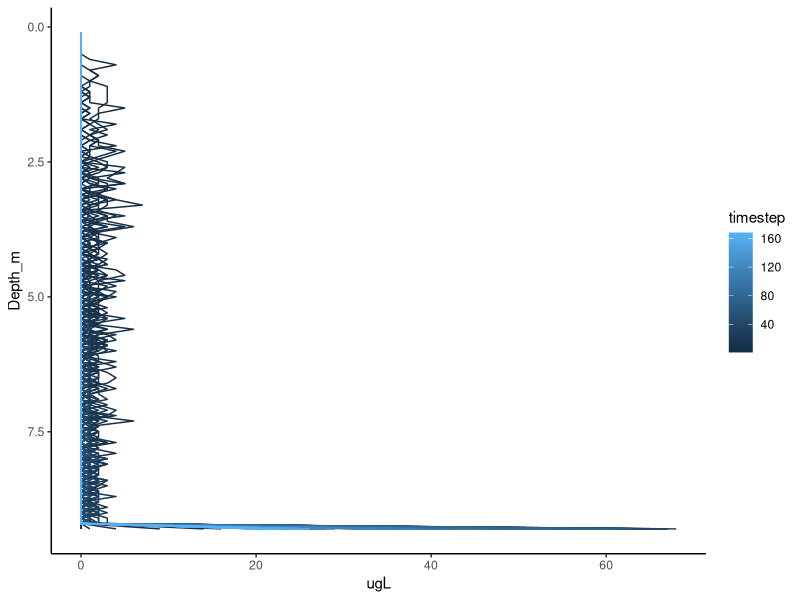
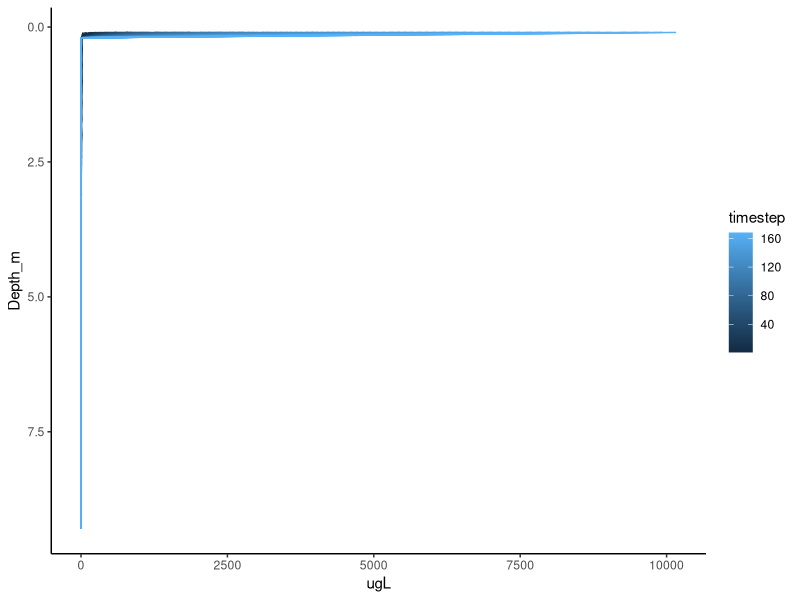
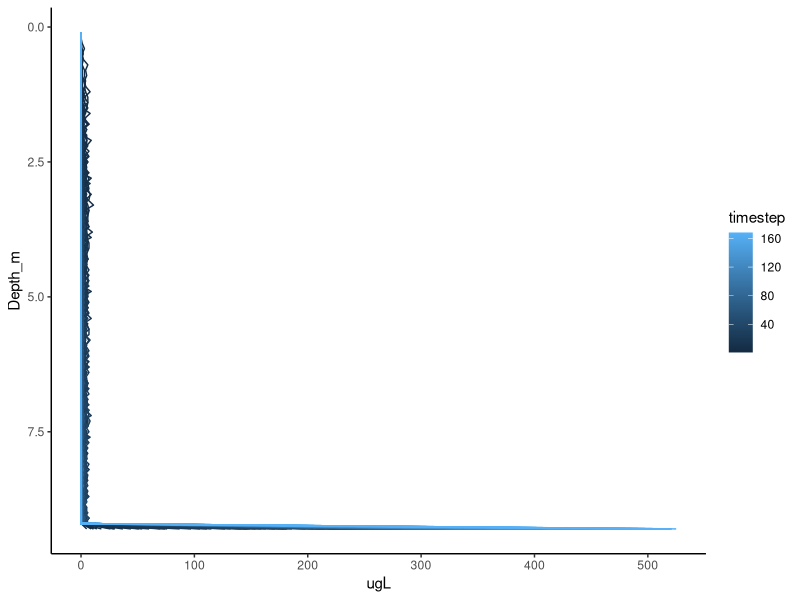

These figures' R source, in order:
## ---- chunk 1
# =============================================================================
# Load packages
# =============================================================================
library(tidyverse)


## ---- chunk 2
# =============================================================================
# Movement function
# =============================================================================
movement <- function(inds, yloc = 2, ymax = 9.3){
  
  total_inds <- dim(inds)[1]
  
  cell_diam <- inds[,3] # Get the cell diameters of all individuals
  cell_dens <- inds[,4] # Get the cell diameters of all individuals
  cell_shape <- inds[,5] # Get the cell diameters of all individuals

  env[,3] <- (999.83952 + 16.945176*env[,1] - 0.0079870401*env[,1]^2 - 0.000046170461*env[,1]^3 + 0.00000010556302*env[,1]^4 - 0.00000000028054253*env[,1]^5) / (1 + 0.016879850*env[,1]) #Kell equation for water density (Kell, 1975)
  env[,4] <- (10^(((20 - env[,1])/(env[,1] + 96))*(1.2364 - 0.00137*(20 - env[,1]) + 0.0000057*(20 - env[,1])^2)))*1000 #this actually calculates the ratio of viscosity at target temp/viscosity at 20 degrees C, but viscosity at 20 degrees C is ~ 1
  w_s <- NULL
  
  for(j in 1:total_inds){
      
    #the issue is that for some reason it's not recognizing when the yloc matches the depth in the environment - why???
    curr_dens <- env[which(env[,2] == round(inds[j,2],1)),3]
    curr_visc <- env[which(env[,2] == round(inds[j,2],1)),4]

    curr_w_s <- (9.8081*cell_diam[j]^2*(cell_dens[j] - curr_dens))/(18*cell_shape[j]*curr_visc) # Define the velocity given cell diameter, density, and shape
    
    w_s <- c(w_s, curr_w_s)
    
    }
    
  y_move       <- (w_s/100000)*60*60 # Calculate total distance moved over an hour
  
  inds[, yloc] <- inds[, yloc] + y_move;
  # =========   The reflecting boundary is added below
    for(i in 1:total_inds){ 
        if(inds[i, yloc] > ymax){         # If it moved past the maximum depth
            inds[i, yloc] <- ymax;        # Then move it back to the maximum depth
        }
        if(inds[i, yloc] < 0.1){            # If it moved below 0.1 (above surface)
            inds[i, yloc] <- 0.1;           # Then move it back to 0.1 (surface)
        }
    } 
    # =========  Now all individuals should stay on the landscape
    return(inds);
}
## ---- chunk 3
# =============================================================================
# Birth function
# =============================================================================
## define traits for PFTs
traits_lst <- list(
  #create cell diameter trait
  min_diam.d = 10, # 10 um 
  max_diam.d = 25, # 25 um in meters
  
  min_diam.c = 10, # 10 um 
  max_diam.c = 25, # 25 um in meters
  
  min_diam.g = 10, # 10 um 
  max_diam.g = 25, # 25 um in meters

  #create cell density trait
  min_dens.d = 1070, # In range for diatoms
  max_dens.d = 1130, # To make sure they all sink
  
  min_dens.c = 920, # In range for cyanos
  max_dens.c = 980, # To make sure they all float
  
  min_dens.g = 1020, # In range for chlorophytes
  max_dens.g = 1080, # To make sure they all sink
  
  #create cell shape trait
  shape.d = 1, # make them all spherical for now
  
  shape.c = 1, # make them all spherical for now
  
  shape.g = 1, # make them all spherical for now
  
  #create temperature sensitivity traits
  Tmin = c(4,4,4),
  Topt = c(20,23,15),
  Tmax = c(26,30,20)
)

birth <- function(inds, repr_col = 7, traits = traits_lst){
    total_inds       <- dim(inds)[1]; # Get the number of individuals in inds
    ind_cols         <- dim(inds)[2]; # Total inds columns
    
    #unpack traits
    min_diam.d = traits$min_diam.d
    max_diam.d = traits$max_diam.d
    min_diam.c = traits$min_diam.c
    max_diam.c = traits$max_diam.c
    min_diam.g = traits$min_diam.g
    max_diam.g = traits$max_diam.g
    min_dens.d = traits$min_dens.d
    max_dens.d = traits$max_dens.d
    min_dens.c = traits$min_dens.c
    max_dens.c = traits$max_dens.c
    min_dens.g = traits$min_dens.g
    max_dens.g = traits$max_dens.g
    shape.d = traits$shape.d
    shape.c = traits$shape.c
    shape.g = traits$shape.g
    Tmin = traits$Tmin
    Topt = traits$Topt
    Tmax = traits$Tmax
    
    ###Temp-dependent growth
    for(i in 1:total_inds){
      
      #get water temp where individual is located
      TEMP <- env[which(env[,2] == round(inds[i,2],1)),1]
      
      if(inds[i,1] == 1){ #diatoms
    fT = ((TEMP - Tmin[1]) / (Topt[1] - Tmin[1])) *((Tmax[1] - TEMP) / (Tmax[1] - Topt[1])) ^((Tmax[1] - Topt[1]) / (Topt[1] - Tmin[1]))
  if(fT < 0 | is.na(fT)){fT <- 0}
      }
      
      if(inds[i,1] == 2){ #cyanos
    fT = ((TEMP - Tmin[2]) / (Topt[2] - Tmin[2])) *((Tmax[2] - TEMP) / (Tmax[2] - Topt[2])) ^((Tmax[2] - Topt[2]) / (Topt[2] - Tmin[2]))
  if(fT < 0 | is.na(fT)){fT <- 0}
      }
      
      if(inds[i,1] == 3){ #green algae
    fT = ((TEMP - Tmin[3]) / (Topt[3] - Tmin[3])) *((Tmax[3] - TEMP) / (Tmax[3] - Topt[3])) ^((Tmax[3] - Topt[3]) / (Topt[3] - Tmin[3]))
  if(fT < 0 | is.na(fT)){fT <- 0}
      }
      
    inds[i, repr_col] <- rbinom(n = 1, size = 1, prob = fT/24) 

    }
    
    #make array for offspring
    new_inds <- array(data = 0, dim = c(0, ind_cols))
    
    #figure out how many offspring of each PFT per depth
    for(j in 1:length(env[,2])){
      
    total_off_d <- sum(inds[which(inds[,1] == 1 & round(inds[,2],1) == env[j,2]), repr_col])
    total_off_c <- sum(inds[which(inds[,1] == 2 & round(inds[,2],1) == env[j,2]), repr_col])
    total_off_g <- sum(inds[which(inds[,1] == 3 & round(inds[,2],1) == env[j,2]), repr_col])

    # ---- We now have the total number of new offspring for each PFT at this depth; now add traits
    
    #diatoms
    temp.df.d <- array(data = 0, dim = c(total_off_d, ind_cols))
    temp.df.d[,1] <- 1 #placeholder for taxon ID or some other trait
  temp.df.d[,2] <- env[j,2]
  temp.df.d[,3] <- runif(dim(temp.df.d)[1], min = min_diam.d, max = max_diam.d)
  temp.df.d[,4] <- runif(dim(temp.df.d)[1], min = min_dens.d, max = max_dens.d)
  temp.df.d[,5] <- shape.d
  
    #cyanos
    temp.df.c <- array(data = 0, dim = c(total_off_c, ind_cols))
    temp.df.c[,1] <- 2 #placeholder for taxon ID or some other trait
  temp.df.c[,2] <- env[j,2]
  temp.df.c[,3] <- runif(dim(temp.df.c)[1], min = min_diam.c, max = max_diam.c)
  temp.df.c[,4] <- runif(dim(temp.df.c)[1], min = min_dens.c, max = max_dens.c)
  temp.df.c[,5] <- shape.c
    
    #green algae
    temp.df.g <- array(data = 0, dim = c(total_off_g, ind_cols))
    temp.df.g[,1] <- 3 #placeholder for taxon ID or some other trait
  temp.df.g[,2] <- env[j,2]
  temp.df.g[,3] <- runif(dim(temp.df.g)[1], min = min_diam.g, max = max_diam.g)
  temp.df.g[,4] <- runif(dim(temp.df.g)[1], min = min_dens.g, max = max_dens.g)
  temp.df.g[,5] <- shape.g
  
  temp.df <- rbind(temp.df.d, temp.df.c, temp.df.g)
  new_inds <- rbind(new_inds, temp.df)
    }
    
    # ---- Our new offspring can now be attached in the inds array
    inds <- rbind(inds, new_inds);
    return(inds);
}
## ---- chunk 4
# =============================================================================
# Death function
# =============================================================================
death <- function(inds, dcol = 6, yloc = 2, ymax = 9.3, pft = 1,
                  graze_d = 0.8/24, graze_c = 0.4/24, graze_g = 0.6/24){
  total_inds <- dim(inds)[1] # Get the number of individuals in inds
  
  for(i in 1:total_inds){ 

    if(inds[i, yloc] >= ymax){# If it moved to or past the maximum depth
      inds[i, dcol] <- 1;        # Then it dies
    }
    # Conduct bernoulli draws for death based on grazing rates for individual pfts
    if(inds[i, pft] == 1){ 
      inds[i, dcol] <- rbinom(1, 1, graze_d)
    }
    if(inds[i, pft] == 2){
      inds[i, dcol] <- rbinom(1, 1, graze_c)
    }
    if(inds[i, pft] == 3){
      inds[i, dcol] <- rbinom(1, 1, graze_g)
    }
  }
  
  inds            <- inds[inds[, 6] == 0,]; # Retain living

    return(inds);
}
## ---- chunk 5
# =============================================================================
# Simulate phytoplankton dynamics
# =============================================================================
# ----- Initialise individuals (phytos)

fp <- read_csv("./data/FluoroProbe_2018-08-02_FCR_50.csv")

# Create inds by looping through each depth increment and then creating that number of individuals at that depth based on ug/L
depths <- seq(from = 0.1, to = 9.3, by = 0.1)

inds <- array(data = 0, dim = c(0, 7))

for(i in 1:length(depths)){
  
  #isolate a particular depth
  temp <- fp[i,]
  
  #create cell diameter trait
  min_diam.d = 10 # 10 um 
  max_diam.d = 25 # 25 um in meters
  
  min_diam.c = 10 # 10 um 
  max_diam.c = 25 # 25 um in meters
  
  min_diam.g = 10 # 10 um 
  max_diam.g = 25 # 25 um in meters

  #create cell density trait
  min_dens.d = 1070 # In range for diatoms
  max_dens.d = 1130 # To make sure they all sink
  
  min_dens.c = 920 # In range for cyanos
  max_dens.c = 980 # To make sure they all float
  
  min_dens.g = 1020 # In range for chlorophytes
  max_dens.g = 1080 # To make sure they all sink
  
  #create cell shape trait
  shape.d = 1 # make them all spherical for now
  
  shape.c = 1 # make them all spherical for now
  
  shape.g = 1 # make them all spherical for now

  #populate depths with traits
  temp.df.d <- array(data = 0, dim = c(round(temp$BrownAlgae_ugL,0),7))
  temp.df.d[,1] <- 1 #placeholder for taxon ID or some other trait
  temp.df.d[,2] <- depths[i]
  temp.df.d[,3] <- runif(dim(temp.df.d)[1], min = min_diam.d, max = max_diam.d)
  temp.df.d[,4] <- runif(dim(temp.df.d)[1], min = min_dens.d, max = max_dens.d)
  temp.df.d[,5] <- shape.d

  temp.df.c <- array(data = 0, dim = c(round(temp$Bluegreens_ugL,0),7))
  temp.df.c[,1] <- 2 #placeholder for taxon ID or some other trait
  temp.df.c[,2] <- depths[i]
  temp.df.c[,3] <- runif(dim(temp.df.c)[1], min = min_diam.c, max = max_diam.c)
  temp.df.c[,4] <- runif(dim(temp.df.c)[1], min = min_dens.c, max = max_dens.c)
  temp.df.c[,5] <- shape.c
  
  temp.df.g <- array(data = 0, dim = c(round(temp$GreenAlgae_ugL,0),7))
  temp.df.g[,1] <- 3 #placeholder for taxon ID or some other trait
  temp.df.g[,2] <- depths[i]
  temp.df.g[,3] <- runif(dim(temp.df.g)[1], min = min_diam.g, max = max_diam.g)
  temp.df.g[,4] <- runif(dim(temp.df.g)[1], min = min_dens.g, max = max_dens.g)
  temp.df.g[,5] <- shape.g
  
  temp.df <- rbind(temp.df.d, temp.df.c, temp.df.g)

  inds <- rbind(inds, temp.df)
}

colnames(inds) <- c("PFG","yloc","cell_diam","cell_dens","cell_shape","dcol","repr")
## ---- chunk 6
# ----- Initialise environment (water temperature)

env <- array(data = 0, dim = c(length(depths),4))
  # env[,1] <- 5 #water temperature;  no stratification
  env[,1] <- c(rev(seq(from = 15, to = 20, by = ((20-15)/(40-1)))),
               rev(seq(from = 12, to = 15, by = ((15-12)/(10-1)))),
               rev(seq(from = 10, to = 12, by = ((12-10)/(43-1))))) #water temperature; stronger stratification
  # env[,1] <- c(rev(seq(from = 13, to = 15, by = ((15-13)/(40-1)))),
  #              rev(seq(from = 11, to = 13, by = ((13-11)/(10-1)))),
  #              rev(seq(from = 10, to = 11, by = ((11-10)/(43-1))))) #water temperature; weaker stratification
  env[,2] <- round(depths,1)
colnames(env) <- c("wt","yloc","dens","visc")
## ---- chunk 7
# ---- Start the simulation as before
ts         <- 0;
time_steps <- 24*7;
inds_hist  <- NULL;
start_time <- Sys.time()
while(ts < time_steps){
    inds            <- movement(inds); 
    inds            <- birth(inds);
    inds            <- death(inds);
    ts              <- ts + 1; 
    inds_hist[[ts]] <- inds;
    print(ts)
    print(length(inds[,1]))
}
end_time <- Sys.time()
run_time = end_time - start_time
print(run_time)
## ---- chunk 8
# =============================================================================
# Print the results
# =============================================================================
ind_yloc <- NULL
ind_yloc[[1]] <- array(data = NA, dim = c(time_steps,length(depths)+1))
colnames(ind_yloc[[1]]) <- c("timestep",depths)

ind_yloc[[2]] <- array(data = NA, dim = c(time_steps,length(depths)+1))
colnames(ind_yloc[[2]]) <- c("timestep",depths)

ind_yloc[[3]] <- array(data = NA, dim = c(time_steps,length(depths)+1))
colnames(ind_yloc[[3]]) <- c("timestep",depths)

for(i in 1:time_steps){
  for(j in 1:length(depths)){
    
    #diatom
    ind_yloc[[1]][i, 1] <- i;                      # Save the time step
    ind_yloc[[1]][i, j+1] <- length(inds_hist[[i]][which(round(inds_hist[[i]][,2],1) == round(depths[j],1) & inds_hist[[i]][,1] == 1),1]); # Save the number of individuals at each depth
    
    #cyano
    ind_yloc[[2]][i, 1] <- i;                      # Save the time step
    ind_yloc[[2]][i, j+1] <- length(inds_hist[[i]][which(round(inds_hist[[i]][,2],1) == round(depths[j],1) & inds_hist[[i]][,1] == 2),1]); # Save the number of individuals at each depth
    
    #green
    ind_yloc[[3]][i, 1] <- i;                      # Save the time step
    ind_yloc[[3]][i, j+1] <- length(inds_hist[[i]][which(round(inds_hist[[i]][,2],1) == round(depths[j],1) & inds_hist[[i]][,1] == 3),1]); # Save the number of individuals at each depth
    
  }
}
#print(ind_yloc);
## ---- chunk 9
# =============================================================================
# Plot the results
# =============================================================================
plot_yloc.d <- data.frame(ind_yloc[[1]]) %>%
  gather(X0.1:X9.3, key = "Depth_m",value = "ugL") %>%
  mutate(Depth_m = as.double(substring(Depth_m, 2)))
#head(plot_yloc.d)

ggplot(data = plot_yloc.d, aes(x = ugL, y = Depth_m, group = timestep, color = timestep))+
  geom_path()+
  scale_y_reverse()+
  theme_classic()

plot_yloc.c <- data.frame(ind_yloc[[2]]) %>%
  gather(X0.1:X9.3, key = "Depth_m",value = "ugL") %>%
  mutate(Depth_m = as.double(substring(Depth_m, 2)))
#head(plot_yloc.c)

ggplot(data = plot_yloc.c, aes(x = ugL, y = Depth_m, group = timestep, color = timestep))+
  geom_path()+
  scale_y_reverse()+
  theme_classic()

plot_yloc.g <- data.frame(ind_yloc[[3]]) %>%
  gather(X0.1:X9.3, key = "Depth_m",value = "ugL") %>%
  mutate(Depth_m = as.double(substring(Depth_m, 2)))
#head(plot_yloc.g)

ggplot(data = plot_yloc.g, aes(x = ugL, y = Depth_m, group = timestep, color = timestep))+
  geom_path()+
  scale_y_reverse()+
  theme_classic()
